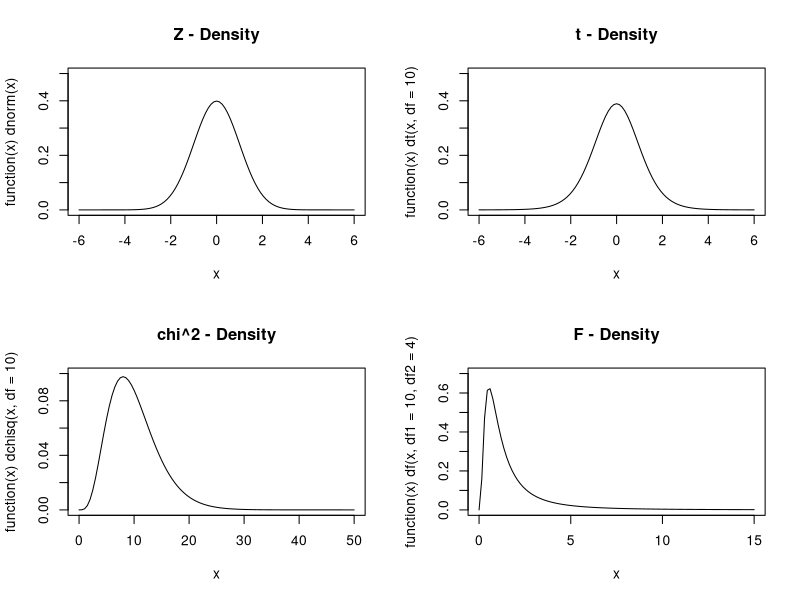

Recreate this plot in R.
#BIOL933
#Lab 2
#Example 2

# This script illustrates the use of R to calculate densities (critical values) and
# their corresponding probabilities for common distributions 

#Normal distribution
Nvalue<-qnorm(0.975)
Nvalue
pNvalue<-pnorm(1.959964)
pNvalue

#t distribution
Tvalue<-qt(0.975,10)
Tvalue
pTvalue<-pt(2.228139,10)
pTvalue

#chi^2 distribution
Chivalue<-qchisq(0.975,10)
Chivalue
pChivalue<-pchisq(20.48318,10)
pChivalue

#F distribution
Fvalue<-qf(0.975,10,4)
Fvalue
pFvalue<-pf(8.843881,10,4)
pFvalue

#visualizing distributions
par(mfrow=c(2,2))
plot(function(x) dnorm(x), -6, 6, ylim = c(0, 0.5), main = "Z - Density")
plot(function(x) dt(x, df = 10), -6, 6, ylim = c(0, 0.5), main = "t - Density")
plot(function(x) dchisq(x, df = 10), 0, 50, ylim = c(0, 0.1), main = "chi^2 - Density")
plot(function(x) df(x, df1 = 10, df2 = 4), 0, 15, ylim = c(0, 0.7), main = "F - Density")

#generating random numbers from a normal distribution
rNvalues<-rnorm(10,5,2)
rNvalues
